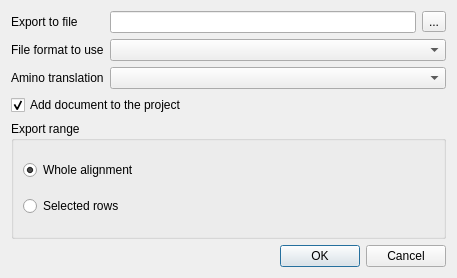
<?xml version="1.0" encoding="UTF-8"?>
<ui version="4.0">
 <class>U2::ExportMSA2MSADialog</class>
 <widget class="QDialog" name="U2::ExportMSA2MSADialog">
  <property name="geometry">
   <rect>
    <x>0</x>
    <y>0</y>
    <width>457</width>
    <height>278</height>
   </rect>
  </property>
  <property name="sizePolicy">
   <sizepolicy hsizetype="Preferred" vsizetype="Minimum">
    <horstretch>0</horstretch>
    <verstretch>0</verstretch>
   </sizepolicy>
  </property>
  <property name="windowTitle">
   <string>Export Amino Acid Translation</string>
  </property>
  <layout class="QVBoxLayout" name="verticalLayout">
   <item>
    <layout class="QGridLayout" name="gridLayout">
     <item row="0" column="0">
      <widget class="QLabel" name="fileLabel">
       <property name="text">
        <string>Export to file</string>
       </property>
      </widget>
     </item>
     <item row="0" column="1">
      <widget class="QLineEdit" name="fileNameEdit"/>
     </item>
     <item row="0" column="2">
      <widget class="QToolButton" name="fileButton">
       <property name="text">
        <string>...</string>
       </property>
      </widget>
     </item>
     <item row="1" column="0">
      <widget class="QLabel" name="formatLabel">
       <property name="text">
        <string>File format to use</string>
       </property>
      </widget>
     </item>
     <item row="1" column="1" colspan="2">
      <widget class="QComboBox" name="formatCombo"/>
     </item>
     <item row="2" column="0">
      <widget class="QLabel" name="translationLabel">
       <property name="text">
        <string>Amino translation</string>
       </property>
      </widget>
     </item>
     <item row="2" column="1" colspan="2">
      <widget class="QComboBox" name="translationCombo"/>
     </item>
    </layout>
   </item>
   <item>
    <widget class="QCheckBox" name="addDocumentButton">
     <property name="text">
      <string>Add document to the project</string>
     </property>
     <property name="checked">
      <bool>true</bool>
     </property>
    </widget>
   </item>
   <item>
    <widget class="QGroupBox" name="rangeGroupBox">
     <property name="title">
      <string>Export range</string>
     </property>
     <layout class="QVBoxLayout" name="verticalLayout_2">
      <item>
       <widget class="QRadioButton" name="wholeRangeButton">
        <property name="text">
         <string>Whole alignment</string>
        </property>
        <property name="checked">
         <bool>true</bool>
        </property>
       </widget>
      </item>
      <item>
       <widget class="QRadioButton" name="selectedRangeButton">
        <property name="text">
         <string>Selected rows</string>
        </property>
       </widget>
      </item>
     </layout>
    </widget>
   </item>
   <item>
    <widget class="QDialogButtonBox" name="buttonBox">
     <property name="standardButtons">
      <set>QDialogButtonBox::Cancel|QDialogButtonBox::Ok</set>
     </property>
    </widget>
   </item>
  </layout>
 </widget>
 <resources/>
 <connections>
  <connection>
   <sender>buttonBox</sender>
   <signal>rejected()</signal>
   <receiver>U2::ExportMSA2MSADialog</receiver>
   <slot>reject()</slot>
   <hints>
    <hint type="sourcelabel">
     <x>228</x>
     <y>257</y>
    </hint>
    <hint type="destinationlabel">
     <x>228</x>
     <y>138</y>
    </hint>
   </hints>
  </connection>
 </connections>
</ui>
